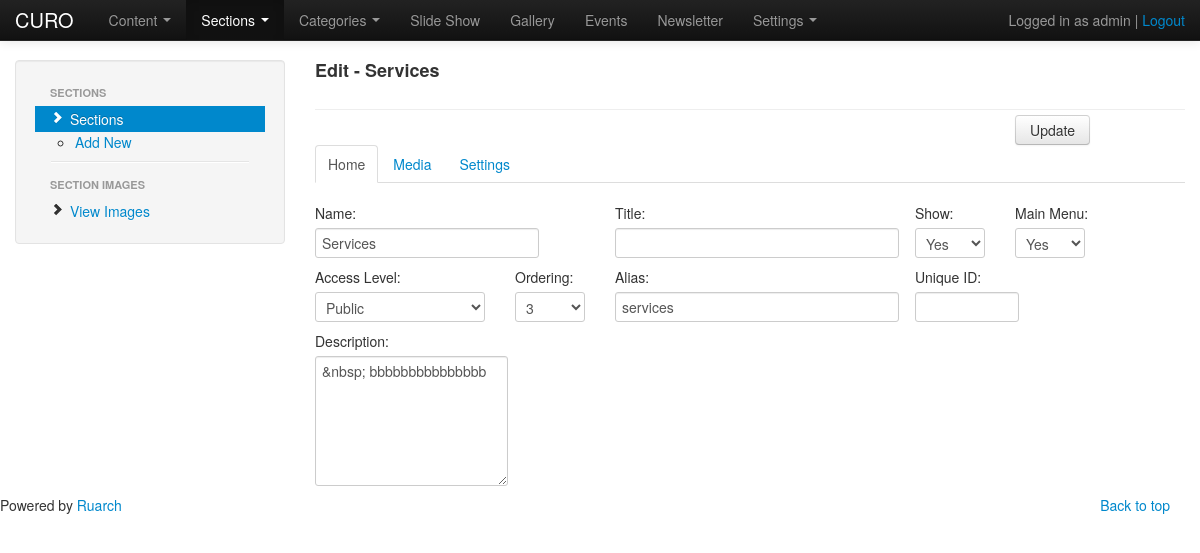
Page /admin/sections.php?action=edit&id=20 (signed in) on the committed database.
### tables this page shows
CREATE TABLE `cu_sections` (
  `id` int(11) NOT NULL AUTO_INCREMENT,
  `name` varchar(255) DEFAULT NULL,
  `title` varchar(255) DEFAULT NULL,
  `alias` varchar(255) DEFAULT NULL,
  `image` text,
  `banner` text,
  `section_show` tinyint(2) DEFAULT '1',
  `main_nav` tinyint(2) DEFAULT '1',
  `description` text,
  `uniqueid` varchar(255) DEFAULT NULL,
  `ordering` int(11) DEFAULT NULL,
  `access` tinyint(3) DEFAULT NULL,
  PRIMARY KEY (`id`)
);

CREATE TABLE `cu_access` (
  `access_id` int(11) NOT NULL AUTO_INCREMENT,
  `access` tinyint(1) NOT NULL DEFAULT '3',
  `access_name` varchar(100) DEFAULT NULL,
  PRIMARY KEY (`access_id`,`access`)
);

### admin/includes/sections.php (the view, shortened to what this page needs)
<div class="row">
<?php include('left-menu.php');?>
<div class="span9">
<div class="page-header" style="margin:0px 0px 5px 0px">
<?php if(isset($_GET['action'])){
	if($action=='add-new'){
  				echo'<h4 style="margin:0px">Add New</h4>';
			}elseif($action=='edit'){
				if(isset($_GET['id'])){
					$id=clean_input($_GET['id']);
					$res=mysql_query("SELECT * FROM cu_sections WHERE id ='$id'") or die(mysql_error());
					$row=mysql_fetch_array($res);
					$sectionname=$row['name'];
					$sectiontitle=$row['title'];
					$sectionshow=$row['section_show'];
          $main_nav=$row['main_nav'];
					$sectionalias=$row['alias'];
					$sectiondesc=$row['description'];
          $sectionuniqueid=$row['uniqueid'];
          echo'<h4 style="margin:0px">Edit - '.$sectionname.'</h4>';
				}
			}
}
?>
<?php
	@$action=$_GET['action'];
?>
</div>
<div class="row" > <div class="span2 pull-right"><input type="submit" name="section_btn" class="btn"  value="<?php if(@$action=='add-new'){
	echo 'Add';
}elseif(@$action=='edit'){
	echo 'Update';
}else{
	echo 'Add';
}
?>" /></div></div>
  <div class="row">
    <div class="span9" id="article-properties">
      <ul class="nav nav-tabs" id="myTab">
        <li class="active"><a href="#home">Home</a></li>
        <li><a href="#media">Media <?php echo @$error_on_page2;?></a></li>
        <li><a href="#settings">Settings</a></li>
      </ul>
      <div class="tab-content">
        <div class="tab-pane active" id="home">
          <div class="row">
            <div class="span3">
            	<label >Name: <?php echo @$sectionname_error;?></label>
                <input class="input-large" type="text" name="section_name"  value="<?php echo @$sectionname;?>"/>
            </div>
            <div class="span3">
            	<label >Title: </label>
                <input class="input-xlarge" type="text" name="section_title" value="<?php echo @$sectiontitle;?>" />
            </div>
            <div class="span1">
              <label>Show:</label>
              <select name="section_show" class="span1">
                <option value="1" <?php echo @($sectionshow == "1" ? 'selected="selected"' : ''); ?>>Yes</option>
              </select>
            </div>
            <div class="span2">
              <label>Main Menu:</label>
              <select name="main_nav" class="span1">
                <option value="1" <?php echo @($main_nav == "1" ? 'selected="selected"' : ''); ?>>Yes</option>
              </select>
            </div>
            <div class="span2">
              <label>Access Level: <?php echo @$sectionaccess_error;?></label>
              <select name="section_access" class="span2">
              </select>
            </div>
            <div class="span1">
              <label>Ordering: <?php echo @$sectionorder_error;?></label>
              <select name="section_order" class="span1">
              </select>
            </div>
            <div class="span3">
            	<label >Alias:</label>
                <input class="input-xlarge" type="text" name="section_alias" value="<?php echo @$sectionalias;?>" />
            </div>
            <div class="span2">
              <label >Unique ID:</label>
                <input class="input-small" type="text" name="section_uniqueid" value="<?php echo @$sectionuniqueid;?>" />
            </div>
          </div>
         <div class="row">
             <div class="span*">
             <label class="control-label" for="content-title">Description:</label>
                  <textarea rows="6" style="width:100%" class="ckeditor" name="section_desc"><?php echo @htmlspecialchars($sectiondesc,ENT_QUOTES);?></textarea>
             </div>
         </div>
        </div>
      </div>
    </div>
  </div>

### admin/includes/head.php (style rules this page uses)
body { padding-top: 60px; }

### rows in the picture
cu_sections: name "Services", section_name "Services", section_access "Public", section_order "3", section_alias "services", section_desc "&nbsp; bbbbbbbbbbbbbbb"

### other values in the picture
SITE_NAME "CURO"
$_SESSION['username_admin'] "admin"
